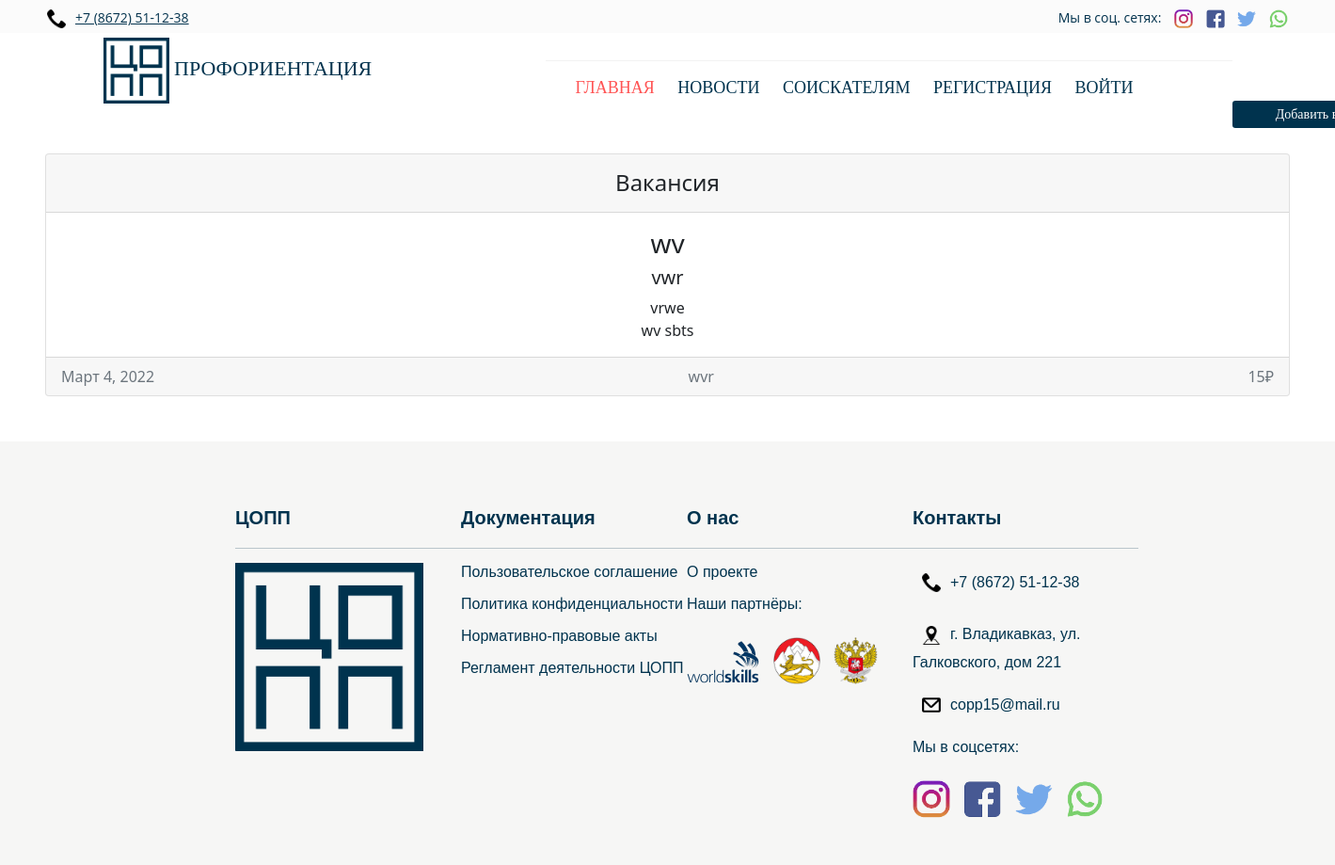
The page /vacan/2 on the database its author committed.
### vacan/models.py (models this page shows, shortened)
class Vacan(models.Model):
    zp = models.IntegerField('Заработная плата')
    trebovan = models.CharField('Требования, Опыт работы, Занятость', max_length=500)
    bonus = models.CharField('Бонусы', max_length=500)
    navki = models.CharField('Навыки, Языки, Образование, Вод.Уд', max_length=500)
    o_kompanii = models.CharField('О кампании, Название компании, Город', max_length=1000)
    number = models.CharField('Телефон', max_length=20)
    special = models.CharField('Специальность', max_length=100)
    date = models.DateField('Дата размещения')
    class Meta:
        verbose_name = 'Вакансии вывод'
        verbose_name_plural = 'Вакансии вывод'
        ordering = ['-date']

### vacan/views.py (the view)
# urls.py: path('<int:pk>', views.NewsDetailView.as_view(), name='news_detail')
class NewsDetailView(DetailView):
    model = Vacan
    template_name = 'vacan/html/detail_view2.html'
    context_object_name = 'vacan'

### vacan/templates/vacan/html/detail_view2.html (shortened to what this page needs)
{% load static %}
<!doctype html>
<html lang="ru">
<head>
    <link rel="stylesheet" href="{% static 'vacan/css/style.css' %}">
    <link rel="stylesheet" href="{% static 'main/css/all.css' %}">
    <link rel="stylesheet" href="{% static 'main/css/about-site.css' %}">
    <link rel="stylesheet" href="{% static 'main/css/advantage.css' %}">
    <link rel="stylesheet" href="{% static 'main/css/const-line.css' %}">
    <link rel="stylesheet" href="{% static 'main/css/contacts-block.css' %}">
    <link rel="stylesheet" href="{% static 'main/css/footer.css' %}">
    <link rel="stylesheet" href="{% static 'main/css/menu.css' %}">
    <link rel="stylesheet" href="{% static 'main/css/our-partners.css' %}">
    <link rel="stylesheet" href="{% static 'main/css/parallax.css' %}">
    <link rel="stylesheet" href="{% static 'main/css/registration-form.css' %}">
    <link rel="stylesheet" href="{% static 'main/css/resume-block.css' %}">
    <link rel="stylesheet" href="{% static 'main/css/tape.css' %}">
    <link rel="stylesheet" href="https://cdn.jsdelivr.net/npm/bootstrap@5.0.2/dist/css/bootstrap.min.css">
</head>
<body>
        <div class="const_line">
            <p id="left_const_line"><a href="tel:+78672511238"><img src="{% static 'main/img/telephone.png' %}" alt="telephone">+7 (8672) 51-12-38</a></p>
            <p id="right_const_line">Мы в соц. сетях:
                <a href="https://www.instagram.com/copp__rso/" target="_blank"><img src="{% static 'main/img/instagram.png' %}" alt="instagram" style="margin-left: 10px;"></a>
                <a href="https://www.facebook.com/copp.15" target="_blank"><img src="{% static 'main/img/facebook.png' %}" alt="facebook"></a>
                <a href="https://twitter.com/copp_spb" target="_blank"><img src="{% static 'main/img/twitter.png' %}" alt="twitter"></a>
                <a href="https://wa.me/+78672511238" target="_blank"><img src="{% static 'main/img/whatsapp.png' %}" alt="whatsapp"></a>
            </p>
        </div>
    <div id="empty"></div>
    <div id="header">
        <div class="logo-wrap">
            <a href="index.html">
                <div id="logo">
                    <img src="{% static 'main/img/main/blueLogo.png' %}" alt="logo">
                    ПРОФОРИЕНТАЦИЯ
                </div>
            </a>
        </div>
        <div id="menu">
            <hr id="hr_before">
            <div id="menu-wrap">
                <ul class="menu">
                    <li><a style="color: rgb(255, 84, 84);" href="{% url 'home'%}">ГЛАВНАЯ</a></li>
                    <li><a href="{% url 'news' %}">НОВОСТИ</a></li>
                    <li id="seekers"><a href="{% url 'vacan' %}">СОИСКАТЕЛЯМ</a>
                    </li>
                    {% if request.user.is_authenticated %}
                            <li>Добро пожаловать, {{ user.username }} /</li>
                            <li><a href="{% url 'logout' %}">Выход</a></li>
                        {%else%}
                            <li><a href="{% url 'register' %}">РЕГИСТРАЦИЯ</a></li>
                            <li><a href="{% url 'login' %}">ВОЙТИ</a></li>
                        {% endif %}
                    <button onclick="location.href={% url 'home1'%}" class="btn btn-primary btn-sm add_resume" style="background-color: #00334e; border: none; float: right; width: 30%; height: 30%; position: relative; left: 30%">Добавить вакансию</button>
                </ul>
            </div>
        </div>
    </div>
    <section class="container-fluid about_applicant p-5">
       <div class="applicant card text-center">
        <div class="card-header pt-2">
            <h4 class="pt-2">Вакансия</h4>
        </div>
        <div class="card-body">
        <h3 class="card-title">{{ vacan.special }}</h1>
        <h5 class="card-text">{{ vacan.trebovan }}</h3>
        <h8>{{ vacan.bonus }}</h8><br>
        <h8>{{ vacan.navki }}</h8>
        <h8>{{ vacan.o_kompanii }}</h8>
        </div>
        <div class="card-footer text-muted">
        <h8>{{ vacan.date }}</h8>
        <h8>{{ vacan.number }}</h8>
        <h8>{{ vacan.zp }}₽</h8>
        </div>
        </div>
    </section>
    <div class="footer">
                <div class="ul">
                    <div class="footer_column">
                            <div class="footer_content">
                                <p class="footer_head">ЦОПП</p><hr>
                                <a href="https://copp15.ru/"><img src="{% static 'main/img/logoCopp.png' %}" id="logo-copp" alt="logo"></a>
                            </div>
                        </div>
                    <div class="footer_column">
                        <div class="footer_content">
                            <p class="footer_head">Документация</p><hr>
                            <p><a href="https://drive.google.com/drive/folders/1o1LztE8b--L0l-roRAbLAuYdr0ks8-N_?usp=sharing" target="_blank">Пользовательское соглашение</a></p>
                            <p><a href="https://drive.google.com/drive/folders/1Nt3H-qpHo728Ep5PRp3-IOkUpVXnhzL_?usp=sharing" target="_blank">Политика конфиденциальности</a></p>
                            <p><a href="https://drive.google.com/drive/folders/1gmuz6909j_aXigFQ7CpZxq6aLQ6d5z2e?usp=sharing" target="_blank">Нормативно-правовые акты</a></p>
                            <p><a href="https://drive.google.com/drive/folders/1oBd42zRh1j2lfFuz2_OeqSkk_0o_4IoA?usp=sharing" target="_blank">Регламент деятельности ЦОПП</a></p>
                        </div>
                    </div>
                    <div class="footer_column">
                            <div class="footer_content" id="partners">
                                <p class="footer_head">О нас</p><hr>
                                <p><a href="https://worldskills.ru/nashi-proektyi/czentr-operezhayushhej-professionalnoj-podgotovki.html" target="_blank">О проекте</a></p>
                                <p>Наши партнёры:</p>
                                <a href="https://worldskills.ru/" target="_blank"><img src="{% static 'main/img/worldskills.jpg' %}" alt="worldskills_logo"></a>
                                <a href="http://mon.alania.gov.ru/" target="_blank"><img src="{% static 'main/img/minobr.jpg' %}" alt=minobr_logo></a>
                                <a href="https://edu.gov.ru/" target="_blank"><img src="{% static 'main/img/minpros.jpg' %}" alt="minpros_logo"></a>
                            </div>
                        </div>
                    <div class="footer_column">
                            <div class="footer_content" id="contacts">
                                <p class="footer_head">Контакты</p><hr>
                                <p><a href="tel:+78672511238"><img src="{% static 'main/img/telephone.png' %}" alt="telephone">+7 (8672) 51-12-38</a></p>
                                <div><address><img src="{% static 'main/img/address.png' %}" alt="address">г. Владикавказ, ул. Галковского, дом 221</address></div>
                                <p><a href="mailto:'tsopp15@gmail.com'"><img src="{% static 'main/img/post.png' %}" alt="mail">copp15@mail.ru</a></p>
                                <p>Мы в соцсетях:</p>
                                <a class="social-nets" href="https://www.instagram.com/copp__rso/" target="_blank"><img src="{% static 'main/img/instagram.png' %}" alt="instagram"></a>
                                <a class="social-nets" href="https://www.facebook.com/copp.15" target="_blank"><img src="{% static 'main/img/facebook.png' %}" alt="facebook"></a>
                                <a class="social-nets" href="https://twitter.com/copp_spb" target="_blank"><img src="{% static 'main/img/twitter.png' %}" alt="twitter"></a>
                                <a class="social-nets" href="https://wa.me/+78672511238" target="_blank"><img src="{% static 'main/img/whatsapp.png' %}" alt="whatsapp"></a>
                            </div>
                        </div>
                </div>
            </div>
</body>
</html>

### vacan/static/vacan/css/style.css (style rules this page uses)
* { margin: 0; padding: 0; }
.card { justify-content: space-between; }
.applicant { width: 100%; display: flex; flex-direction: column; }
.card-footer { display: flex; justify-content: space-between; }
.card-header { display: flex; justify-content: center; }
.add_resume { background-color: #00334e; }

### main/static/main/css/all.css (style rules this page uses)
body { width: 1900px; padding: 0; margin: 0 auto; margin-top: 5px; display: flex; flex-direction: column; }
* { padding: 0; margin: 0; box-sizing: border-box; }
:root { --light-body: #f3f8fe; --light-main: #fdfdfd; --light-second: #c3c2c8; --light-hover: #edf0f5; --light-text: #00334E; --blue: #00334E; --white: #fff; --yellow: #FFC208; --shadow: rgba(100, 100, 111, 0.2) 0px 7px 29px 0px; --font-family: cursive; --bg-body: var(--light-body); --bg-main: var(--light-main); --bg-second: var(--light-second); --color-hover: var(--light-hover); --color-txt: var(--light-text); }

### main/static/main/css/const-line.css (style rules this page uses)
.const_line { margin: 0; padding: 0; width: 100%; height: 35px; background-color: #fbfbfb; font-family: "Open Sans", sans-serif; font-size: 14px; position: fixed; z-index: 1; margin-bottom: 10px; color: #03334E; top: 0; left: 0; min-width: 800px; }
#left_const_line { float: left; margin-left: 40px; }
#left_const_line a { color: #03334E; }
#left_const_line img { width: 20px; height: 20px; margin:10px; vertical-align: middle; }
#right_const_line { float: right; margin-right: 40px; }
#right_const_line img { width: 20px; height: 20px; margin: 10px; margin-left: 0; vertical-align: middle; }
#empty { width: 100%; height: 35px; }

### main/static/main/css/footer.css (style rules this page uses)
body { width: 100%; margin: 0; padding: 0; }
.footer { width: 100%; height: 450px; background-color: #f6f6f5; padding: 50px 250px; }
.footer .ul { font: 16px Verdana, Geneva, sans-serif; list-style-type: none; color: #00334E; display: flex; justify-content: space-around; height: 100%; }
.footer .ul .footer_column { width: 350px; float: left; text-align: left; }
.footer .ul .footer_column .footer_content { width: 240px; height: 98px; display: inline-block; text-align: left; }
.footer_head { font-size: 20px; font-weight: bold; }
.footer p { display: block; margin-top: 1em; margin-bottom: 1em; margin-left: 0; margin-right: 0; }
.footer a { color: #00334E; text-decoration: none; }
.footer hr { margin-bottom: 15px; }
.footer #logo-copp { width: 200px; height: 200px; }
.footer #partners img { width: auto; height: 50px; margin:10px; margin-left: 0; }
.footer #contacts img { width: 20px; height: 20px; margin:10px; vertical-align: middle; }
.footer #contacts .social-nets img { width: 40px; height: 40px; margin:10px; margin-left: 0; }

### main/static/main/css/menu.css (style rules this page uses)
#header { height: 80px; margin: auto auto; list-style-type: none; font-family: Kepler, serif; margin-left: auto; margin-right: auto; width: 1200px; padding: 5px 0; }
.menu { font-size: 18px; float: right; }
.menu li { display: inline; padding-right: 20px; }
.menu a { color:#00334E; text-decoration:none }
.menu > li { position: relative; padding-bottom: 30px; }
#hr_before { margin-bottom: 15px; color:#CACACA; }
#logo { margin: 0; padding: 0; font-size: 22px; float: left; color: #00334E; }
#logo img { height: 70px; width: 70px; vertical-align: middle; display: inline-block; }
#menu { padding: 8px 0; width: 730px; float: right; height: 70px; }
#menu-wrap { height: 20px; }
.logo-wrap { width:470px; float: left; height: 70px; }

### rows shown on the page
Vacan: special "wv", trebovan "vwr", bonus "vrwe", navki "wv", o_kompanii "sbts", date "Март 4, 2022", number "wvr", zp "15"
